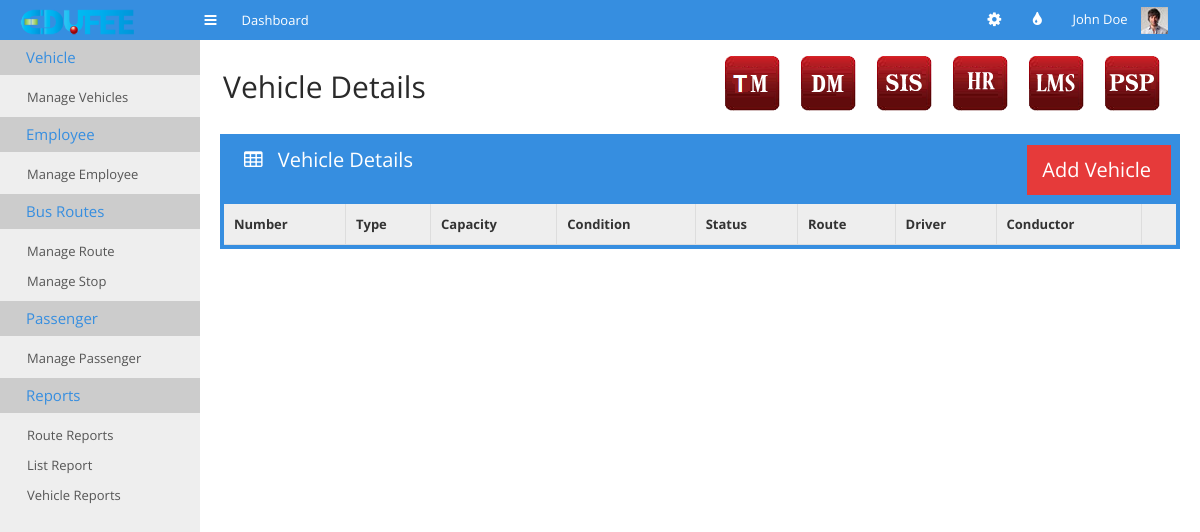
Before: /tm-manage-vehicles.php with the older database file.
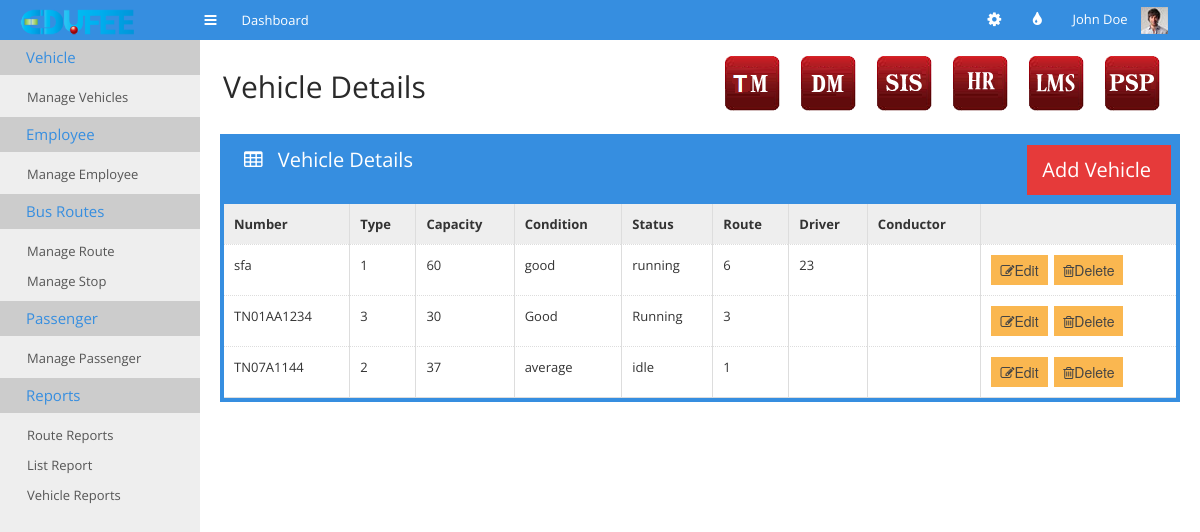
After: the same page with the newer database file.
### tables this page shows
CREATE TABLE IF NOT EXISTS `tm_vehicle_details` (
  `number` varchar(20) DEFAULT NULL,
  `type` text,
  `capacity` int(11) DEFAULT NULL,
  `vehicle_condition` text,
  `vehicle_status` text,
  `route` int(11) DEFAULT NULL,
  `driver` int(11) DEFAULT NULL,
  `conductor` int(11) DEFAULT NULL
);

### tm-manage-vehicles.php (the view, shortened to what this page needs)
 <!doctype html>
<html>
<head>
	<link rel="stylesheet" href="css/bootstrap.min.css">
	<link rel="stylesheet" href="css/bootstrap-responsive.min.css">
	<link rel="stylesheet" href="css/plugins/jquery-ui/smoothness/jquery-ui.css">
	<link rel="stylesheet" href="css/plugins/jquery-ui/smoothness/jquery.ui.theme.css">
	<link rel="stylesheet" href="css/style.css">
	<link rel="stylesheet" href="css/themes.css">
</head>
<body>
	<div id="navigation">
		<div class="container-fluid">
			<a href="#" id="brand"></a>
			<a href="#" class="toggle-nav" rel="tooltip" data-placement="bottom" title="Toggle navigation"><i class="icon-reorder"></i></a>
			<ul class='main-nav'>
				<li>
					<a href="index.html">
						<span>Dashboard</span>
					</a>
				</li>
			</ul>
			<div class="user">
				<ul class="icon-nav">
					<li class="dropdown sett">
						<a href="#" class='dropdown-toggle' data-toggle="dropdown"><i class="icon-cog"></i></a>
					</li>
					<li class='dropdown colo'>
						<a href="#" class='dropdown-toggle' data-toggle="dropdown"><i class="icon-tint"></i></a>
					</li>
				</ul>
				<div class="dropdown">
					<a href="#" class='dropdown-toggle' data-toggle="dropdown">John Doe <img src="img/demo/user-avatar.jpg" alt=""></a>
				</div>
			</div>
		</div>
	</div>
	<div class="container-fluid" id="content">
		<?php
require_once "cms.php";
?>
		<div id="main">
			<div class="container-fluid">
				<div class="page-header">
					<div class="pull-left">
						<h1>Vehicle Details</h1>
					</div>
					<div class="pull-right">
					    <ul class="minitiles" style="display:inline !important;">
					    	<li><a href="tm_main.html"><img src="img/tm_icon.png" alt=""></a></li>
					        <li><a href="http://www.edufee.com/subscribe_donation/"><img src="img/dm_icon.png" alt=""></a></li>
					        <li> <a href="http://www.edufee.com/SIS/home/"><img src="img/sis_icon.png" alt="" style="border:none;" border="0"/></a> </li>
					    	<li><a href="http://www.edufee.com/hrm/symfony/web/index.php/admin/LandingPage"><img src="img/hr_icon.png" alt=""></a></li>
					        <li> <a href="http://www.edufee.com/openbiblio/catalog/home.php"><img src="img/lms_icon.png" alt="" style="border:none;" border="0"/></a> </li>
					      <li><a href="http://www.edufee.com/psp_dashboard/psp"><img src="img/psp_icon.png" alt="" border="0"/>
					      </a></li>
					    </ul>
					</div>
				</div>
			<div class="row-fluid">
					<div class="span12">
						<div class="box box-color box-bordered">
							<div class="box-title">
								<h3>
									<i class="icon-table"></i>
									Vehicle Details
								</h3>
								<div class="pull-right" style="margin-right: 5px;">
									<ul class="pull-right stats"><li class="lightred">
											<a href="tm-add-vehicle.php">
												<div  style="margin-right: 5px;">
													<h3>Add Vehicle</h3>
												</div>
											</a>
										</li></ul>
								</div>
							</div>
							<div class="box-content nopadding">
								<table class="table table-hover table-nomargin table-bordered">
									<thead>
										<tr>
											<th>Number</th>
											<th>Type</th>
											<th class='hidden-350'>Capacity</th>
											<th class="hidden-480">Condition</th>
											<th class='hidden-1024'>Status</th>
											<th class="hidden-1024">Route</th>
											<th class="hidden-1024">Driver</th>
											<th class="hidden-1024">Conductor</th>
											<th></th>
										</tr>
									</thead>
									<tbody>
									<?php
										require_once "datas.php";
										$dbconnection = connectSQL($dbdetails);
										if(mysqli_connect_errno())
								        {
								            echo "db_connection_fail";
								        }
								        else
								        {
								        	$sql="select * from tm_vehicle_details";
								        	$result=mysqli_query($dbconnection,$sql);
								        	while($row=mysqli_fetch_array($result))
											{
												echo '<tr><td>'.$row['number'].'</td><td>'.$row['type'].'</td><td class="hidden-350">'
													.$row['capacity'].'</td><td class="hidden-480">'.$row['vehicle_condition']
													.'</td><td class="hidden-1024">'.$row['vehicle_status'].'</td><td class="hidden-1024">'
													.$row['route'].'</td><td class="hidden-1024">'.$row['driver'].'</td><td class="hidden-1024">'
													.$row['conductor'].'</td><td><button class="edit btn btn-warning" value="'.$row['route']
													.'"><i class="icon-edit"></i>Edit</button><span>&nbsp&nbsp</span><button class="delete btn btn-warning" value="'.$row['route']
													.'"><i class="icon-trash"></i>Delete</button></td></tr>';
											}
								        }
									?>
									</tbody>
								</table>
							</div>
						</div>
					</div>
				</div>
			</div>
		</div>
</body>
</html>

Changed rows visible on the page:
added tm_vehicle_details: number "sfa", type "1", capacity "60", vehicle_condition "good", vehicle_status "running", route "6", driver "23"
added tm_vehicle_details: number "TN01AA1234", type "3", capacity "30", vehicle_condition "Good", vehicle_status "Running", route "3"
added tm_vehicle_details: number "TN07A1144", type "2", capacity "37", vehicle_condition "average", vehicle_status "idle", route "1"
